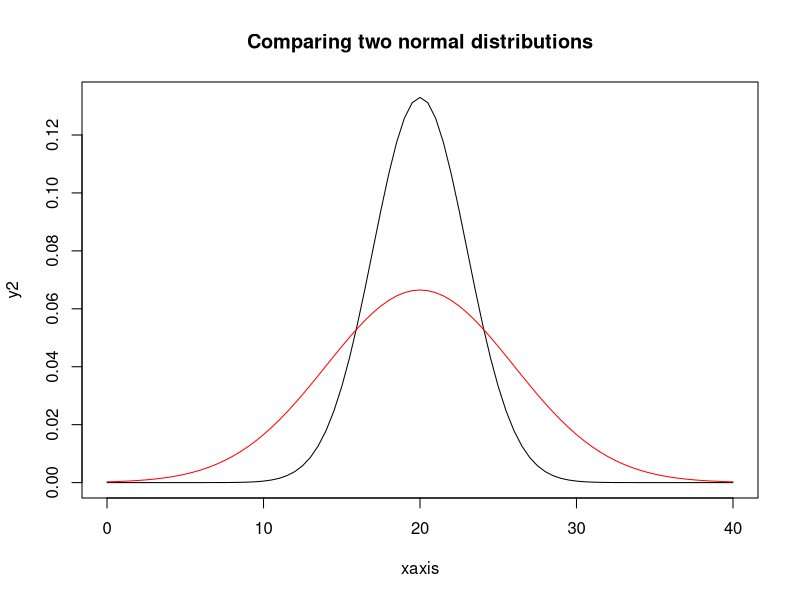
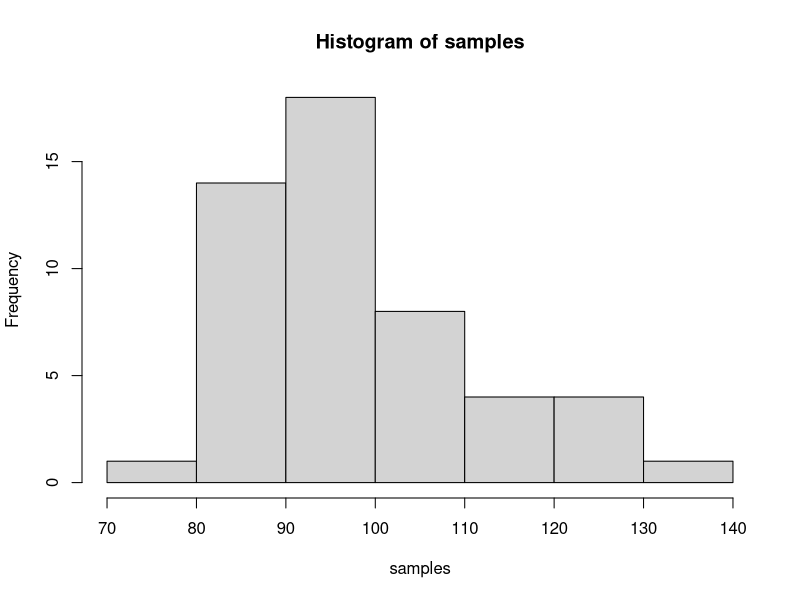
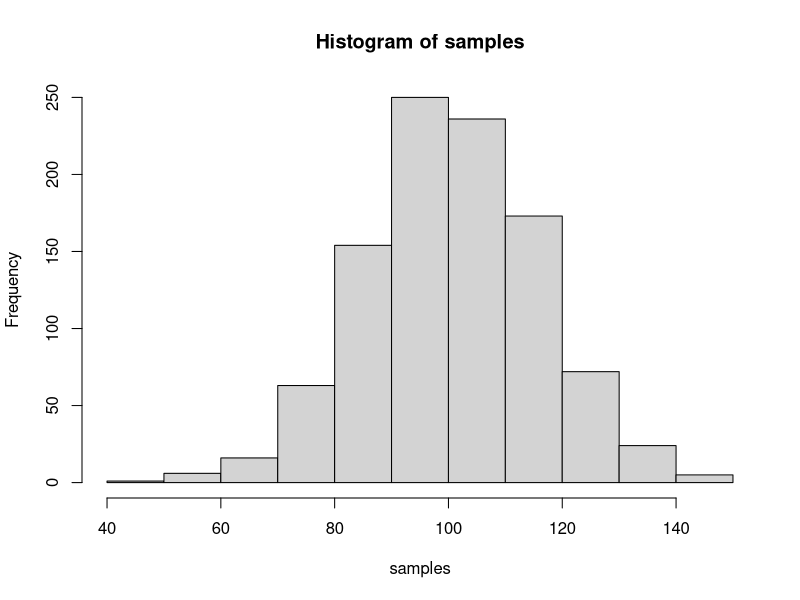

Generate these figures, in order, with R:
################
# Chapter 7 Computing Normal Probabilities
################
#
#Standard normal distribution, also called "unit" normal distribution
xaxis <- seq(0, 40, .5)
xaxis
y1 <- dnorm(xaxis, 20, 6)
y2 <- dnorm(xaxis, 20, 3)
plot(xaxis, y2, type = "l", main="Comparing two normal distributions")
points(xaxis, y1, type = "l", col = "red")

#A z-score is a measure of how many standard deviations below 
#or above the population mean a raw score is. A z-score is 
#also known as a standard score and it can be placed on a normal distribution 

#Standard normal distribution has a mean of 0 and a standard deviation of 1

#Critical value of z for a 95% confidence interval is z +/- 1.96
# Area betwenn -1.96 and +1.96 is equal to 95% of the standard normal distribution

#pnorm finds a left-tail probabilility
pnorm(1.96)

#area between two zscores
pnorm(1.96) - pnorm(-1.96)
#0.95

#1 - pnorm finds right-tailed proability
1 - pnorm(1.96)

#Using rnorm ot generate random samples
samples <- rnorm(50, 100, 15)
samples
hist(samples) #samples don't appear very normal
#increasing sample size to 1000 makes it appear more "normal"
samples <- rnorm(1000, 100, 15)
hist(samples)

